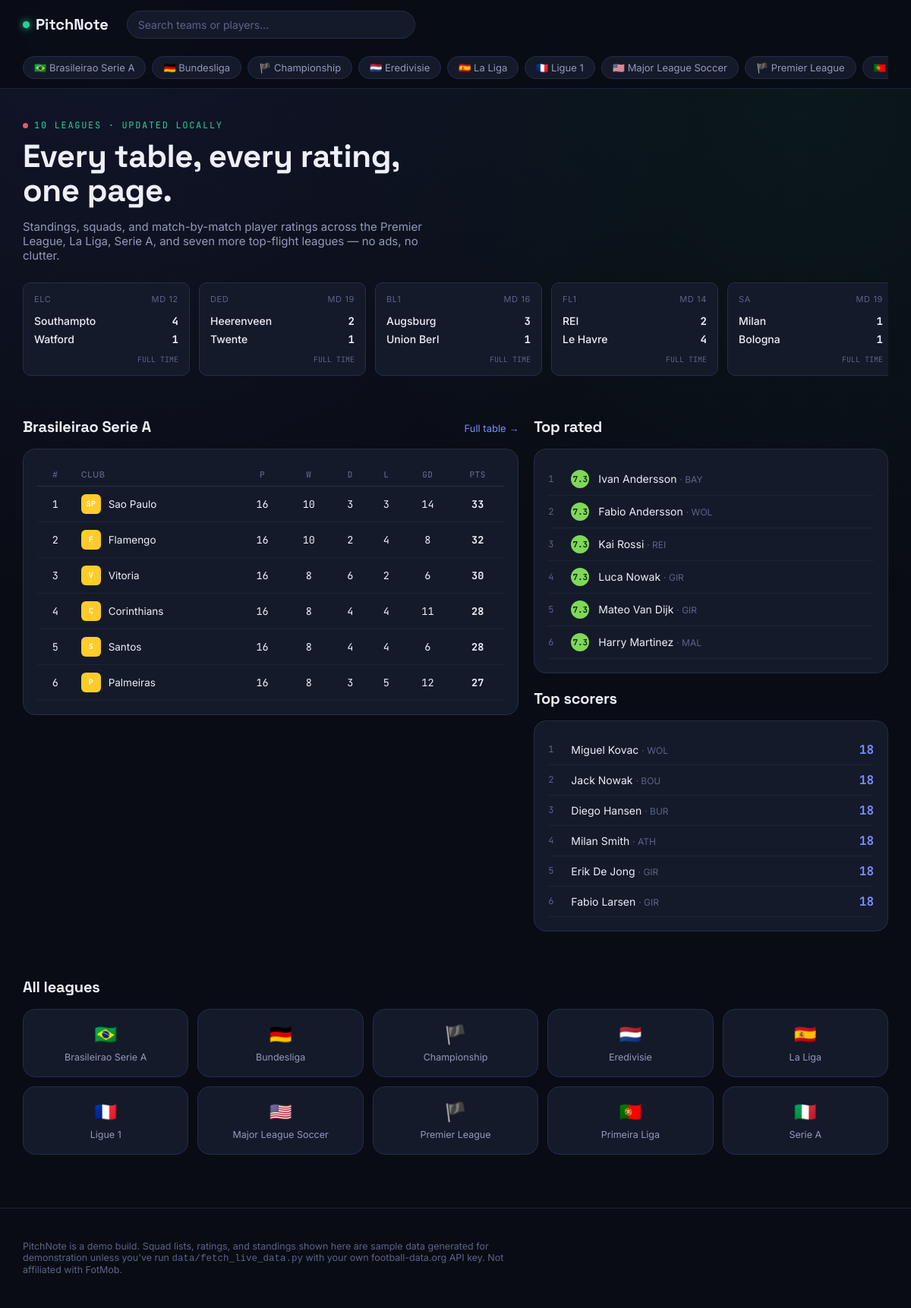
The page / on the database its author committed.
### models.py (models this page shows, shortened)
class League(db.Model):
    __tablename__ = "leagues"
    id = db.Column(db.Integer, primary_key=True)
    code = db.Column(db.String(10), unique=True, nullable=False)   # e.g. "PL"
    name = db.Column(db.String(80), nullable=False)                # Premier League
    country = db.Column(db.String(60), nullable=False)
    season = db.Column(db.String(20), default="2025/26")
    tier = db.Column(db.Integer, default=1)
    logo = db.Column(db.String(10), default="⚽")                  # emoji fallback badge
    color = db.Column(db.String(7), default="#4361EE")             # accent color for the league
    teams = db.relationship("Team", backref="league", lazy=True, cascade="all, delete-orphan")
    matches = db.relationship("Match", backref="league", lazy=True, cascade="all, delete-orphan")
    def standings(self):
        return (Standing.query.filter_by(league_id=self.id)
                .order_by(Standing.position.asc()).all())

class Match(db.Model):
    __tablename__ = "matches"
    id = db.Column(db.Integer, primary_key=True)
    league_id = db.Column(db.Integer, db.ForeignKey("leagues.id"), nullable=False)
    home_team_id = db.Column(db.Integer, db.ForeignKey("teams.id"), nullable=False)
    away_team_id = db.Column(db.Integer, db.ForeignKey("teams.id"), nullable=False)
    home_score = db.Column(db.Integer, default=0)
    away_score = db.Column(db.Integer, default=0)
    status = db.Column(db.String(12), default="FT")   # LIVE / FT / NS
    minute = db.Column(db.Integer, default=90)
    matchday = db.Column(db.Integer, default=1)
    kickoff = db.Column(db.DateTime, default=datetime.utcnow)
    home_formation = db.Column(db.String(10), default="4-3-3")
    away_formation = db.Column(db.String(10), default="4-3-3")
    venue = db.Column(db.String(100), default="")
    home_team = db.relationship("Team", foreign_keys=[home_team_id])
    away_team = db.relationship("Team", foreign_keys=[away_team_id])
    lineups = db.relationship("LineupEntry", backref="match", lazy=True, cascade="all, delete-orphan")

class Team(db.Model):
    __tablename__ = "teams"
    id = db.Column(db.Integer, primary_key=True)
    league_id = db.Column(db.Integer, db.ForeignKey("leagues.id"), nullable=False)
    name = db.Column(db.String(80), nullable=False)
    short_name = db.Column(db.String(10), nullable=False)
    crest_initials = db.Column(db.String(4), default="")
    primary_color = db.Column(db.String(7), default="#4361EE")
    founded = db.Column(db.Integer, default=1900)
    venue = db.Column(db.String(100), default="")
    players = db.relationship("Player", backref="team", lazy=True, cascade="all, delete-orphan")

class Standing(db.Model):
    __tablename__ = "standings"
    id = db.Column(db.Integer, primary_key=True)
    league_id = db.Column(db.Integer, db.ForeignKey("leagues.id"), nullable=False)
    team_id = db.Column(db.Integer, db.ForeignKey("teams.id"), nullable=False)
    position = db.Column(db.Integer, nullable=False)
    played = db.Column(db.Integer, default=0)
    won = db.Column(db.Integer, default=0)
    drawn = db.Column(db.Integer, default=0)
    lost = db.Column(db.Integer, default=0)
    goals_for = db.Column(db.Integer, default=0)
    goals_against = db.Column(db.Integer, default=0)
    points = db.Column(db.Integer, default=0)
    form = db.Column(db.String(10), default="")   # e.g. "WWDLW" (most recent last)
    team = db.relationship("Team", lazy=True)
    @property
    def goal_diff(self):
        return self.goals_for - self.goals_against

class Player(db.Model):
    __tablename__ = "players"
    id = db.Column(db.Integer, primary_key=True)
    team_id = db.Column(db.Integer, db.ForeignKey("teams.id"), nullable=False)
    name = db.Column(db.String(100), nullable=False)
    position = db.Column(db.String(4), nullable=False)   # GK / DF / MF / FW
    shirt_number = db.Column(db.Integer, default=0)
    nationality = db.Column(db.String(60), default="")
    age = db.Column(db.Integer, default=25)
    appearances = db.Column(db.Integer, default=0)
    goals = db.Column(db.Integer, default=0)
    assists = db.Column(db.Integer, default=0)
    yellow_cards = db.Column(db.Integer, default=0)
    red_cards = db.Column(db.Integer, default=0)
    minutes = db.Column(db.Integer, default=0)
    avg_rating = db.Column(db.Float, default=6.8)
    market_value_eur = db.Column(db.Integer, default=0)

### app.py (the view)
    @app.route("/")
    def home():
        leagues = League.query.order_by(League.name).all()
        featured = leagues[0] if leagues else None
        recent_matches = (Match.query.order_by(Match.kickoff.desc()).limit(8).all())
        top_rated = (Player.query.order_by(Player.avg_rating.desc()).limit(6).all())
        top_scorers = (Player.query.order_by(Player.goals.desc()).limit(6).all())
        standings_preview = featured.standings()[:6] if featured else []
        return render_template("index.html", leagues=leagues, featured=featured,
                                recent_matches=recent_matches, top_rated=top_rated,
                                top_scorers=top_scorers, standings_preview=standings_preview)

### templates/index.html (shortened to what this page needs)
{% extends "base.html" %}
{% import "_macros.html" as m %}
{% block content %}
<div class="container">
  <section class="hero">
    <div class="hero-eyebrow"><span class="pulse"></span> 10 leagues · updated locally</div>
    <h1>Every table, every rating,<br>one page.</h1>
    <p class="lead">Standings, squads, and match-by-match player ratings across the Premier League, La Liga,
      Serie A, and seven more top-flight leagues — no ads, no clutter.</p>
    {% if recent_matches %}
    <div class="ticker">
      {% for match in recent_matches %}
      <a class="ticker-card" href="{{ url_for('match_page', match_id=match.id) }}">
        <div class="ticker-league">
          <span>{{ match.league.code }}</span>
          <span>MD {{ match.matchday }}</span>
        </div>
        <div class="ticker-row">
          <span class="name">{{ match.home_team.short_name }}</span>
          <span class="score">{{ match.home_score }}</span>
        </div>
        <div class="ticker-row">
          <span class="name">{{ match.away_team.short_name }}</span>
          <span class="score">{{ match.away_score }}</span>
        </div>
        <div class="ft-tag">FULL TIME</div>
      </a>
      {% endfor %}
    </div>
    {% endif %}
  </section>
  <section class="section grid-2">
    <div>
      <div class="section-head">
        <h2>{{ featured.name if featured else 'Standings' }}</h2>
        {% if featured %}<a class="more" href="{{ url_for('league_page', code=featured.code) }}">Full table →</a>{% endif %}
      </div>
      <div class="card">
        <table class="standings">
          <thead><tr>
            <th class="num">#</th><th>Club</th><th class="num">P</th><th class="num">W</th>
            <th class="num">D</th><th class="num">L</th><th class="num">GD</th><th class="num">Pts</th>
          </tr></thead>
          <tbody>
          {% for s in standings_preview %}
            <tr>
              <td class="num">{{ s.position }}</td>
              <td><a class="team-cell" href="{{ url_for('team_page', team_id=s.team.id) }}">{{ m.crest(s.team) }} {{ s.team.name }}</a></td>
              <td class="num">{{ s.played }}</td>
              <td class="num">{{ s.won }}</td>
              <td class="num">{{ s.drawn }}</td>
              <td class="num">{{ s.lost }}</td>
              <td class="num">{{ s.goal_diff }}</td>
              <td class="num"><strong>{{ s.points }}</strong></td>
            </tr>
          {% endfor %}
          </tbody>
        </table>
      </div>
    </div>
    <div>
      <div class="section-head"><h2>Top rated</h2></div>
      <div class="card" style="margin-bottom:20px;">
        {% for p in top_rated %}
        <a class="leader-row" href="{{ url_for('player_page', player_id=p.id) }}">
          <span class="rank">{{ loop.index }}</span>
          {{ m.rating_ring(p.avg_rating, 'sm') }}
          <span class="name">{{ p.name }} <span class="sub">· {{ p.team.short_name }}</span></span>
        </a>
        {% endfor %}
      </div>
      <div class="section-head"><h2>Top scorers</h2></div>
      <div class="card">
        {% for p in top_scorers %}
        <a class="leader-row" href="{{ url_for('player_page', player_id=p.id) }}">
          <span class="rank">{{ loop.index }}</span>
          <span class="name">{{ p.name }} <span class="sub">· {{ p.team.short_name }}</span></span>
          <span class="stat">{{ p.goals }}</span>
        </a>
        {% endfor %}
      </div>
    </div>
  </section>
  <section class="section">
    <div class="section-head"><h2>All leagues</h2></div>
    <div class="league-tiles">
      {% for l in leagues %}
      <a class="card league-tile" href="{{ url_for('league_page', code=l.code) }}">
        <div class="league-tile-icon">{{ l.logo }}</div>
        <div class="league-tile-name">{{ l.name }}</div>
      </a>
      {% endfor %}
    </div>
  </section>
</div>
{% endblock %}

### templates/base.html (shortened to what this page needs)
<!DOCTYPE html>
<html lang="en">
<head>
  <link rel="stylesheet" href="{{ url_for('static', filename='css/style.css') }}">
</head>
<body>
  <header class="topbar">
    <div class="container topbar-inner">
      <a href="{{ url_for('home') }}" class="brand"><span class="dot"></span> PitchNote</a>
      <form class="search-form" action="{{ url_for('search') }}" method="get">
        <input type="text" name="q" placeholder="Search teams or players…" autocomplete="off">
      </form>
    </div>
    <div class="container">
      <nav class="league-strip">
        {% for l in all_leagues %}
        <a class="league-pill {% if league is defined and league and league.id == l.id %}active{% endif %}"
           href="{{ url_for('league_page', code=l.code) }}">{{ l.logo }} {{ l.name }}</a>
        {% endfor %}
      </nav>
    </div>
  </header>
  <main>
    {% block content %}{% endblock %}
  </main>
  <footer>
    <div class="container">
      <p class="disclaimer">PitchNote is a demo build. Squad lists, ratings, and standings shown here are
      sample data generated for demonstration unless you've run <code>data/fetch_live_data.py</code> with
      your own football-data.org API key. Not affiliated with FotMob.</p>
    </div>
  </footer>
</body>
</html>

### templates/_macros.html (shortened to what this page needs)
{% macro crest(team, size=26) -%}
<span class="crest" style="width:{{ size }}px;height:{{ size }}px;background:{{ team.primary_color }};font-size:{{ (size*0.4)|round|int }}px;">{{ team.crest_initials }}</span>
{%- endmacro %}
{% macro rating_ring(value, size='') -%}
{% set tier = 'poor' %}
{% if value >= 7.5 %}{% set tier = 'elite' %}
{% elif value >= 6.8 %}{% set tier = 'good' %}
{% elif value >= 6.0 %}{% set tier = 'average' %}
{% endif %}
<span class="rating-ring {{ tier }} {{ size }}">{{ '%.1f'|format(value) }}</span>
{%- endmacro %}

### rows shown on the page
League: logo "🇧🇷", name "Brasileirao Serie A"
League: logo "🇩🇪", name "Bundesliga"
League: logo "🏴", name "Championship"
League: logo "🇳🇱", name "Eredivisie"
League: logo "🇪🇸", name "La Liga"
League: logo "🇫🇷", name "Ligue 1"
League: logo "🇺🇸", name "Major League Soccer"
League: logo "🏴", name "Premier League"
League: logo "🇵🇹", name "Primeira Liga"
Match: league.code "ELC", matchday "12", home_team.short_name "Southampto", home_score "4", away_team.short_name "Watford", away_score "1"
Match: league.code "DED", matchday "19", home_team.short_name "Heerenveen", home_score "2", away_team.short_name "Twente", away_score "1"
Match: league.code "BL1", matchday "16", home_team.short_name "Augsburg", home_score "3", away_team.short_name "Union Berl", away_score "1"
Match: league.code "FL1", matchday "14", home_team.short_name "REI", home_score "2", away_team.short_name "Le Havre", away_score "4"
Match: league.code "SA", matchday "19", home_team.short_name "Milan", home_score "1", away_team.short_name "Bologna", away_score "1"
Standing: position "1", {{ size }} 26 (drawn), team.name "Sao Paulo", played "16", won "10", drawn "3", lost "3", goal_diff "14", points "33"
Team: crest_initials "SP"
Standing: position "2", {{ size }} 26 (drawn), team.name "Flamengo", played "16", won "10", drawn "2", lost "4", goal_diff "8", points "32"
Team: crest_initials "F"
Standing: position "3", {{ size }} 26 (drawn), team.name "Vitoria", played "16", won "8", drawn "6", lost "2", goal_diff "6", points "30"
Team: crest_initials "V"
Standing: position "4", {{ size }} 26 (drawn), team.name "Corinthians", played "16", won "8", drawn "4", lost "4", goal_diff "11", points "28"
Team: crest_initials "C"
Standing: position "5", {{ size }} 26 (drawn), team.name "Santos", played "16", won "8", drawn "4", lost "4", goal_diff "6", points "28"
Team: crest_initials "S"
Standing: position "6", {{ size }} 26 (drawn), team.name "Palmeiras", played "16", won "8", drawn "3", lost "5", goal_diff "12", points "27"
Team: crest_initials "P"
Player: avg_rating "7.3", name "Ivan Andersson", team.short_name "BAY"
Player: avg_rating "7.3", name "Fabio Andersson", team.short_name "WOL"
Player: avg_rating "7.3", name "Kai Rossi", team.short_name "REI"
Player: avg_rating "7.3", name "Luca Nowak", team.short_name "GIR"
Player: avg_rating "7.3", name "Mateo Van Dijk", team.short_name "GIR"
Player: avg_rating "7.3", name "Harry Martinez", team.short_name "MAL"
Player: name "Miguel Kovac", team.short_name "WOL", goals "18"
Player: name "Jack Nowak", team.short_name "BOU", goals "18"
Player: name "Diego Hansen", team.short_name "BUR", goals "18"
Player: name "Milan Smith", team.short_name "ATH", goals "18"
Player: name "Erik De Jong", team.short_name "GIR", goals "18"
Player: name "Fabio Larsen", team.short_name "GIR", goals "18"
League: logo "🇮🇹", name "Serie A"
